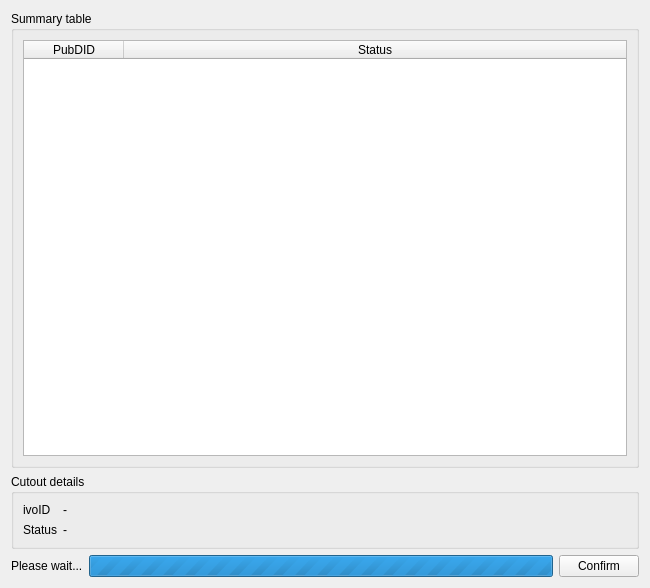
<?xml version="1.0" encoding="UTF-8"?>
<ui version="4.0">
 <class>MCutoutSummary</class>
 <widget class="QWidget" name="MCutoutSummary">
  <property name="geometry">
   <rect>
    <x>0</x>
    <y>0</y>
    <width>650</width>
    <height>588</height>
   </rect>
  </property>
  <property name="windowTitle">
   <string>MCutout summary</string>
  </property>
  <layout class="QVBoxLayout" name="verticalLayout_2">
   <item>
    <widget class="QGroupBox" name="tableGroupBox">
     <property name="title">
      <string>Summary table</string>
     </property>
     <layout class="QVBoxLayout" name="verticalLayout">
      <item>
       <widget class="QTableWidget" name="tableSummary">
        <property name="editTriggers">
         <set>QAbstractItemView::NoEditTriggers</set>
        </property>
        <property name="selectionMode">
         <enum>QAbstractItemView::SingleSelection</enum>
        </property>
        <property name="selectionBehavior">
         <enum>QAbstractItemView::SelectRows</enum>
        </property>
        <attribute name="horizontalHeaderHighlightSections">
         <bool>false</bool>
        </attribute>
        <attribute name="horizontalHeaderStretchLastSection">
         <bool>true</bool>
        </attribute>
        <attribute name="verticalHeaderVisible">
         <bool>false</bool>
        </attribute>
        <column>
         <property name="text">
          <string>PubDID</string>
         </property>
        </column>
        <column>
         <property name="text">
          <string>Status</string>
         </property>
        </column>
       </widget>
      </item>
     </layout>
    </widget>
   </item>
   <item>
    <widget class="QGroupBox" name="groupBox_2">
     <property name="sizePolicy">
      <sizepolicy hsizetype="Preferred" vsizetype="Fixed">
       <horstretch>0</horstretch>
       <verstretch>0</verstretch>
      </sizepolicy>
     </property>
     <property name="title">
      <string>Cutout details</string>
     </property>
     <layout class="QFormLayout" name="formLayout">
      <property name="formAlignment">
       <set>Qt::AlignLeading|Qt::AlignLeft|Qt::AlignTop</set>
      </property>
      <item row="0" column="0">
       <widget class="QLabel" name="label">
        <property name="text">
         <string>ivoID</string>
        </property>
       </widget>
      </item>
      <item row="0" column="1">
       <widget class="QLabel" name="textID">
        <property name="text">
         <string>-</string>
        </property>
       </widget>
      </item>
      <item row="1" column="0">
       <widget class="QLabel" name="label_3">
        <property name="text">
         <string>Status</string>
        </property>
       </widget>
      </item>
      <item row="1" column="1">
       <widget class="QLabel" name="textStatus">
        <property name="text">
         <string>-</string>
        </property>
       </widget>
      </item>
     </layout>
    </widget>
   </item>
   <item>
    <layout class="QHBoxLayout" name="horizontalLayout">
     <item>
      <widget class="QLabel" name="textWait">
       <property name="text">
        <string>Please wait...</string>
       </property>
      </widget>
     </item>
     <item>
      <widget class="QProgressBar" name="progressBar">
       <property name="maximum">
        <number>0</number>
       </property>
      </widget>
     </item>
     <item alignment="Qt::AlignRight">
      <widget class="QPushButton" name="btnSendRequest">
       <property name="text">
        <string>Confirm</string>
       </property>
      </widget>
     </item>
    </layout>
   </item>
  </layout>
 </widget>
 <resources/>
 <connections/>
</ui>
